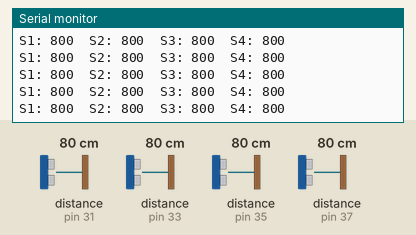
The sketch below on a simulated Arduino Uno, built with avr-gcc and run on an emulated ATmega328P. On the bench: the last lines printed to the serial monitor. The test bench sets the inputs (shaded band); at power-on: distance to the obstacle (sensors on pin 31, pin 33, pin 35, pin 37) 80 cm.

Above: at 1.2 s.
1.3 s: distance to the obstacle (sensor on pin 31) set to 2 cm
At 1.47 s:
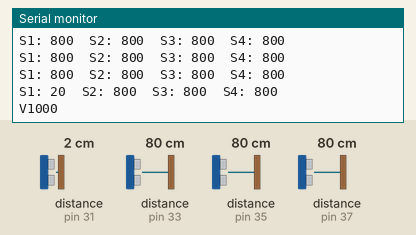
3.1 s: distance to the obstacle (sensor on pin 33) set to 2 cm
At 3.21 s:
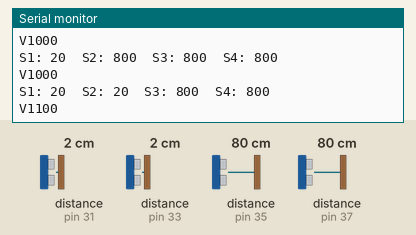
6.1 s: distance to the obstacle (sensor on pin 35) set to 2 cm
At 6.15 s:
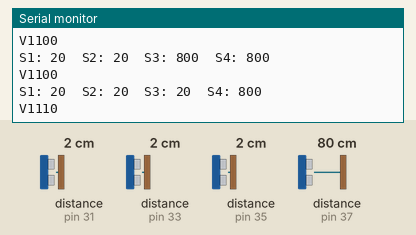
7.6 s: distance to the obstacle (sensor on pin 37) set to 2 cm
At 7.61 s:
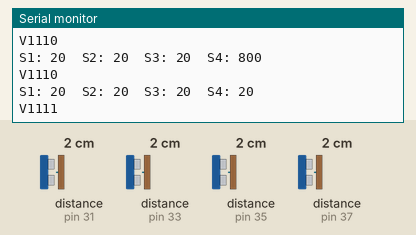
10.6 s: distance to the obstacle (sensor on pin 31) set to 4 cm
At 10.68 s:
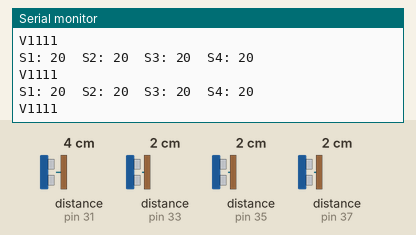
13.6 s: distance to the obstacle (sensor on pin 33) set to 4 cm
At 13.62 s:
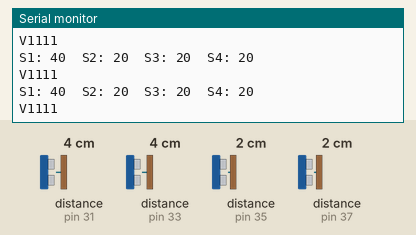
Timing chart, 0 to 16.1 s (numbered marks = the images above; inputs shaded):
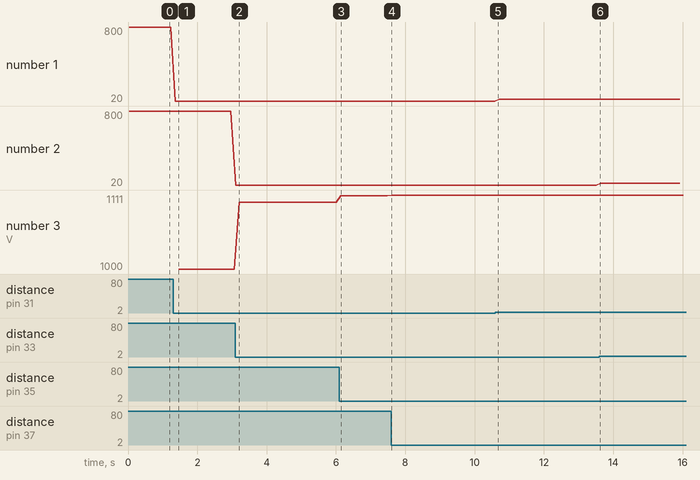

Measured:
- after the input at 1.3 s, the serial monitor: prints a new line after 0.07 s (image 1)
- after the input at 3.1 s, the serial monitor: prints a new line at once (image 2)
- after the input at 6.1 s, the serial monitor: prints a new line at once (image 3)
- after the input at 7.6 s, the serial monitor: prints a new line at once (image 4)
- plotted number 1: 800 → 20 after the input at 1.3 s, 20 → 40 after the input at 10.6 s
- plotted number 3: 1000 → 1100 after the input at 3.1 s, 1100 → 1110 after the input at 6.1 s, 1110 → 1111 after the input at 7.6 s

The sketch:

VL53L1X-Arduino.ino
```cpp
/***************************************************************
 *
 * Sistema de detección de enemigos basado en sensor de tiempo
 * de vuelo VL53L1X + Comunicaciones via UART con Mini-DK2
 *
 * Santiago Montiel Marín - UAH ROBOTICS TEAM
 * 09/03/2020
 *
 ***************************************************************/

/**** Inclusión de biblioteca y definición de los sensores ****/

#include <Wire.h>
#include <VL53L1X.h>

VL53L1X Sensor1;
#define Sensor1_XSHUT 2
#define Sensor1_Address 31

VL53L1X Sensor2;
#define Sensor2_XSHUT 3
#define Sensor2_Address 33

VL53L1X Sensor3;
#define Sensor3_XSHUT 4
#define Sensor3_Address 35

VL53L1X Sensor4;
#define Sensor4_XSHUT 5
#define Sensor4_Address 37

#define distThreshold 100

/**** Función de inicialización de 4 sensores de vuelo ****/

void TOF_Init() {

  // Pines para XSHUT de los sensores
  pinMode(Sensor1_XSHUT, OUTPUT);
  digitalWrite(Sensor1_XSHUT, LOW);
  pinMode(Sensor2_XSHUT, OUTPUT);
  digitalWrite(Sensor2_XSHUT, LOW);
  pinMode(Sensor3_XSHUT, OUTPUT);
  digitalWrite(Sensor3_XSHUT, LOW);
  pinMode(Sensor4_XSHUT, OUTPUT);
  digitalWrite(Sensor4_XSHUT, LOW);

  // Inicialización de la UART a 115200 baudios
  Serial.begin(115200);

  // Inicialización de la I2C a 400 kHz
  Wire.begin();
  Wire.setClock(400000);

  // Inicialización del sensor 1
  pinMode(Sensor1_XSHUT, INPUT);
  Sensor1.setTimeout(500);
  if(!Sensor1.init()){
    Serial.println("Fallo al inicializar el sensor 1");
    while(1);
  }
  Sensor1.setAddress(Sensor1_Address);
  Sensor1.setDistanceMode(VL53L1X::Long);
  Sensor1.setMeasurementTimingBudget(50000);
  //                   m  Sensor1.startContinuous(50);

  // Inicialización del sensor 2
  pinMode(Sensor2_XSHUT, INPUT);
  Sensor2.setTimeout(500);
  if(!Sensor2.init()){
    Serial.println("Fallo al inicializar el sensor 2");
    while(1);
  }
  Sensor2.setAddress(Sensor2_Address);
  Sensor2.setDistanceMode(VL53L1X::Long);
  Sensor2.setMeasurementTimingBudget(50000);
  // Sensor2.startContinuous(50);

  // Inicialización del sensor 3 -> (por implementar)
  pinMode(Sensor3_XSHUT, INPUT);
  Sensor3.setTimeout(500);
  if(!Sensor3.init()){
    Serial.println("Fallo al inicializar el sensor 3");
    while(1);
  }
  Sensor3.setAddress(Sensor3_Address);
  Sensor3.setDistanceMode(VL53L1X::Long);
  Sensor3.setMeasurementTimingBudget(50000);

  // Inicialización del sensor 4 -> (por implementar)
  pinMode(Sensor4_XSHUT, INPUT);
  Sensor4.setTimeout(500);
  if(!Sensor4.init()){
    Serial.println("Fallo al inicializar el sensor 4");
    while(1);
  }
  Sensor4.setAddress(Sensor4_Address);
  Sensor4.setDistanceMode(VL53L1X::Long);
  Sensor4.setMeasurementTimingBudget(50000);

  Sensor1.startContinuous(50);
  Sensor2.startContinuous(50);
  Sensor3.startContinuous(50);
  Sensor4.startContinuous(50);

}

/**** Funciones de lectura de 4 sensores de vuelo:                                   ****/
/**** 1. TestCom permite ver que los sensores miden correctamente por puerto serie   ****/
/**** 2. RaspiCom es la función que envía el mensaje requerido por la Raspi de Ortiz ****/

void TOF_TestCom() {

  // Lectura del sensor 1
 // delay(200);
  Sensor1.read();
  Serial.print("S1: ");
  Serial.print(Sensor1.ranging_data.range_mm);

  // Lectura del sensor 2
 // delay(200);
  Sensor2.read();
  Serial.print("\tS2: ");
  Serial.print(Sensor2.ranging_data.range_mm);

  // Lectura del sensor 3 -> por implementar
//  delay(200);
  Sensor3.read();
  Serial.print("\tS3: ");
  Serial.print(Sensor3.ranging_data.range_mm);

  // Lectura del sensor 4 -> por implementar
  Sensor4.read();
  Serial.print("\tS4: ");
  Serial.print(Sensor4.ranging_data.range_mm);

  Serial.println();

}

void TOF_RaspiCom() {

  int V0 = 0;

  //delay(200);
  //Sensor1.read();
  int V1 = 0;
  if (Sensor1.ranging_data.range_mm < distThreshold) {V1 = 1;}

  //delay(200);
  //Sensor2.read();
  int V2 = 0;
  if (Sensor2.ranging_data.range_mm < distThreshold) {V2 = 1;}

  //Sensor3.read();
  int V3 = 0;
  if (Sensor3.ranging_data.range_mm < distThreshold) {V3 = 1;}

//  Sensor4.read();
  int V4 = 0;
  if (Sensor4.ranging_data.range_mm < distThreshold) {V4 = 1;}

  if ((V1 || V2 || V3 || V4) == 1){
    V0 = 1;
  }

  if (V0 == 1){
    Serial.print("V");
    Serial.print(V1);
    Serial.print(V2);
    Serial.print(V3);
    Serial.print(V4);
    Serial.println();
  }

}

/**** Programa principal ****/

void setup() {
  TOF_Init();
}

void loop() {
  TOF_TestCom();
  TOF_RaspiCom();
}

/****************************************************************
 * Notas:
 * · startContinuous (ms) >= setMeasurementTimingBudget (us)
 * ·
 *
 *
 *
 * **************************************************************/
```
